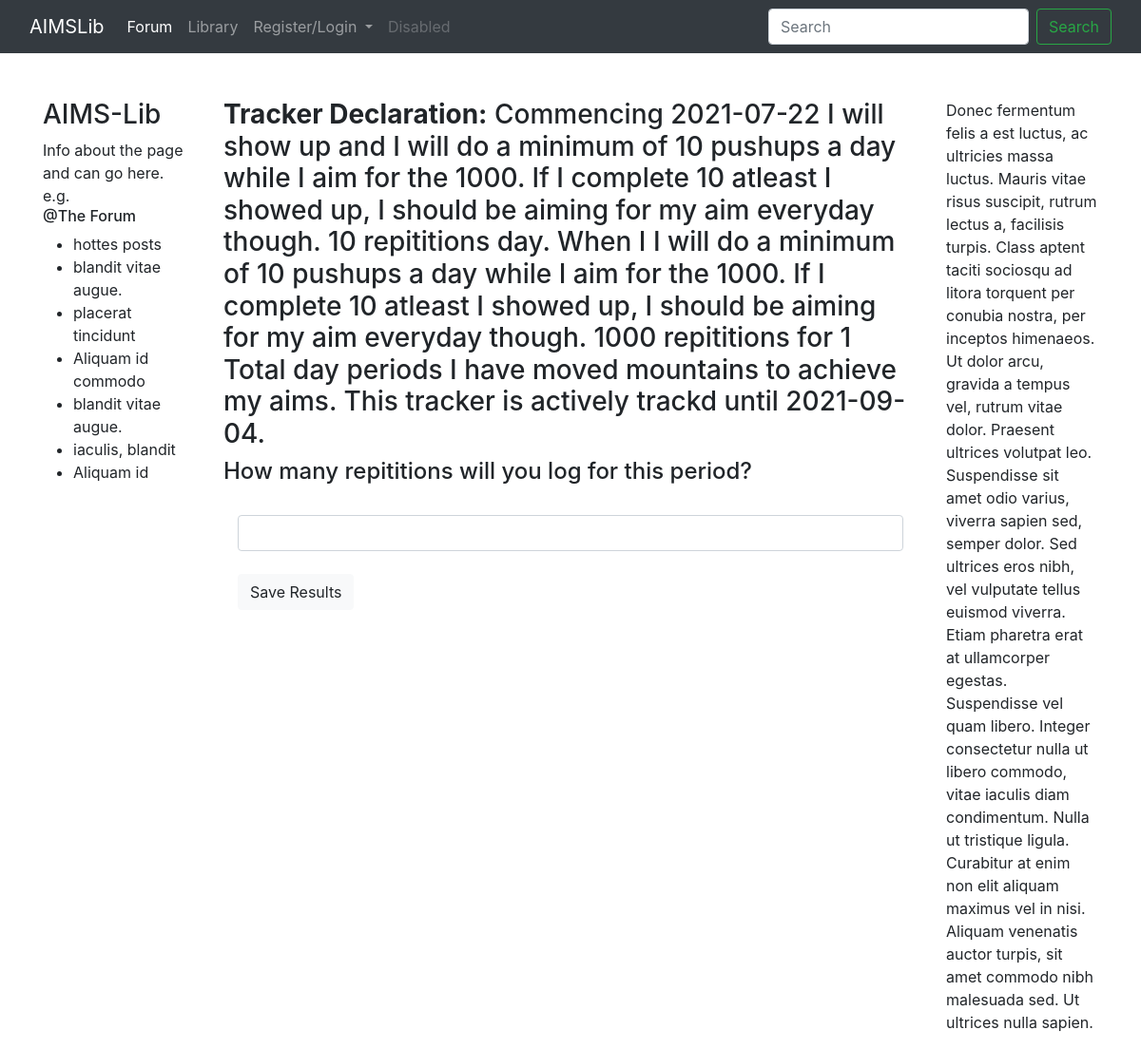
Before: /log_any_tracker/TrackerMinAim/1 with the older database file.
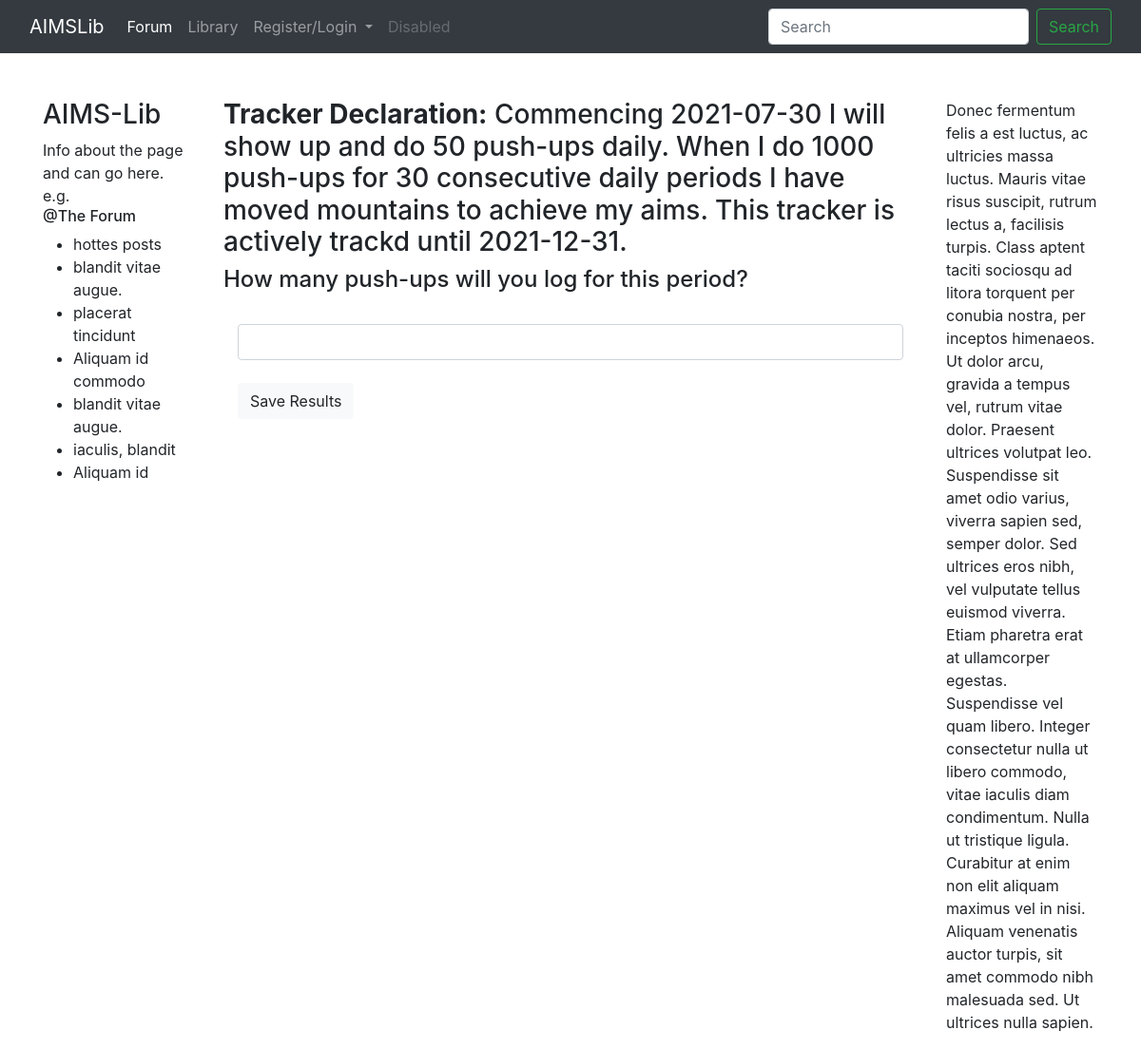
After: the same page with the newer database file.
### Development/models.py (models this page shows, shortened)
class TrackerMinAim(models.Model):
    METRIC_FREQ = (
            ('daily', 'daily'),
            ('weekly', 'weekly'),
            ('monthly', 'monthly'),
            ('yearly', 'yearly'),
    )
    COMP_CRITERIA = (('consecutive', 'consecutive'),
                    ('total', 'total'))
    TIMEOUT_FREQUENCY = (
                    ("double frequency","double frequency"),
                    ("weekly mondays","weekly mondays"),
                    ("weekly tuesdays","weekly tuesdays"),
                    ("weekly wednesdays","weekly wednesdays"),
                    ("weekly thursdays","weekly thursdays"),
                    ("weekly fridays","weekly fridays"),
                    ("weekly saturdays","weekly saturdays"),
                    ("weekly sundays","weekly sundays")
                        )
    WEEK_RESET_CHOICES = (
                    ("start date day", "The day of the week you start your tracker"),
                    ("members profile", "The day set on your user profile")
                    )
    DAY_RESET_CHOICES = (
                    ("midnight", "midnight"),
                    ("sleep setting", "your sleep setting")
                    )
    lever = models.ForeignKey(Lever,on_delete=models.CASCADE, related_name="tracker_min_aim" )
    metric_type = models.CharField(max_length=100) # A description of what the intgers mean. hours, #reps, #minutes #count
    metric_min = models.PositiveIntegerField()# The minimum amount accepted
    metric_aim = models.PositiveIntegerField() # The standard you are trying to hit each day: "8 hours"
    metric_description = models.TextField(blank=True, null=True) # Represents the amount of minutes I spent jogging today
    frequency = models.CharField(max_length=100,choices=METRIC_FREQ) # Choi
    frequency_quantity = models.PositiveIntegerField(default=1, validators=[MinValueValidator(1), MaxValueValidator(100)])
    start_date = models.DateField() # Auto adds today or user can set the first day to start on.
    end_date = models.DateField(blank=True, null=True) # If blank the Tracker runs forever.
    complete_criteria =  models.CharField(max_length=100, choices=COMP_CRITERIA)
    complete_value = models.PositiveIntegerField()
    has_prompt = models.BooleanField(default=True)
    has_timeout = models.BooleanField(default=True)
    has_public_logs = models.BooleanField(default=False)
    allows_multi_period_logs = models.BooleanField(default=True)
    week_reset_on = models.CharField(max_length=100, choices=WEEK_RESET_CHOICES, default="start date day")
    day_reset_on = models.CharField(max_length=100, choices=DAY_RESET_CHOICES, default="midnight")
    def get_tsentence(self):
        sentence_start = f"Commencing {self.start_date} I will show up and {self.metric_description} {self.metric_min} { self.metric_type} { self.frequency}."
        sentence_middle = f"When I {self.metric_description} {self.metric_aim} {self.metric_type} for {self.complete_value} { self.complete_criteria} {self.frequency} periods I have moved mountains to achieve my aims."
        if self.end_date:
            sentence_end = f"This tracker is actively trackd until { self.end_date }."
        else:
            sentence_end = ""
        return " ".join([sentence_start, sentence_middle, sentence_end])

### Development/views.py (the view, shortened to what this page needs)
# urls.py: path('log_any_tracker/<str:tracker_type>/<int:tracker_id>', LogAnyTracker.as_view(), name="log-any-tracker"),
class LogAnyTracker(View):
    template_name = "new_tracker_log.html"
    def get(self, request, tracker_type, tracker_id):
        context = {
                "tracker": eval(f"{tracker_type}").objects.get(id=self.kwargs['tracker_id']),
                "form": eval(f"{tracker_type}RecordsForm()")}
        return render(request, self.template_name, context)

### Development/forms.py
class TrackerMinAimRecordsForm(forms.ModelForm):
    class Meta:
        model = TrackerMinAimRecords
        fields = ("metric_quantity",)
        widgets = {
            'metric_quantity': forms.TextInput(attrs = {'class': 'form-control'}),
            }

### Development/templates/new_tracker_log.html (shortened to what this page needs)
{% extends 'base.html' %}
{% block content %}
<h3><strong>Tracker Declaration:</strong> {{ tracker.get_tsentence }}</h3>
<h4> How many {{ tracker.metric_type }} will you log for this {{ tracker.metric_frequency }} period? </h4>
<br/>
<div class="container">
  <div class="form-group">
    <form method="post">
      {{ form.metric_quantity }}
      <br/>
      <button class="btn btn-light">Save Results</button>
      </form>
  </div>
</div>
{% endblock %}

### website/templates/base.html (shortened to what this page needs)
<!doctype html>
<html lang="en">
  <head>
       <link href="https://cdn.jsdelivr.net/npm/bootstrap@5.0.2/dist/css/bootstrap.min.css" rel="stylesheet">
       <link rel="stylesheet" href="https://pro.fontawesome.com/releases/v5.10.0/css/all.css"/>
       <link href="https://maxcdn.bootstrapcdn.com/bootstrap/4.0.0/css/bootstrap.min.css" rel="stylesheet"/>
  </head>
  <body>
    <nav class="navbar navbar-expand-lg navbar-dark bg-dark">
      <div class="container-fluid">
        <a class="navbar-brand" href="{% url 'home' %}">AIMSLib</a>
        <div class="collapse navbar-collapse" id="navbarSupportedContent">
          <ul class="navbar-nav me-auto mb-2 mb-lg-0">
            <li class="nav-item">
              <a class="nav-link active" aria-current="page" href="{% url 'forum-home' %}">Forum</a>
            </li>
            <li class="nav-item">
              <a class="nav-link" href="#">Library</a>
            </li>
            {% if user.is_authenticated %}
            <li class="nav-item dropdown">
              <a class="nav-link dropdown-toggle" href="#" id="navbarDropdown" role="button" data-bs-toggle="dropdown" aria-expanded="false">
                {{ user.get_username }}
              </a>
              <ul class="dropdown-menu" aria-labelledby="navbarDropdown">
                <li><a class="dropdown-item" href="{% url 'member-profile' user.pk %}">My Profile</a></li>
                <li><a class="dropdown-item" href="{% url 'aims-dash' %}">Development</a></li>
                <li><a class="dropdown-item" href="{% url 'member-edit' %}">Account settings</a></li>
                <li><hr class="dropdown-divider"></li>
                <li><a class="dropdown-item" href="{% url 'logout' %}">Logout</a></li>
              </ul>
            </li>
            {% else %}
            <li class="nav-item dropdown">
              <a class="nav-link dropdown-toggle" href="#" id="navbarDropdown" role="button" data-bs-toggle="dropdown" aria-expanded="false">
                Register/Login
              </a>
            </li>
            {% endif %}
            <li class="nav-item">
              <a class="nav-link disabled" href="#" tabindex="-1" aria-disabled="true">Disabled</a>
            </li>
          </ul>
          <form class="d-flex">
            <input class="form-control me-2" type="search" placeholder="Search" aria-label="Search">
            <button class="btn btn-outline-success" type="submit">Search</button>
          </form>
        </div>
      </div>
    </nav>
    <div class="container">
      <div class="row">
        <div class="col-md-2 col-xs-12">
          <br/>
          <br/>
          {% block sectiontitle %}<h3>AIMS-Lib</h3>{% endblock %}
          {% block leftbar %}
          Info about the page and can go here. e.g.
          <h6> @The Forum</h6>
          <ul>
            <li>hottes posts</li>
            <li>blandit vitae augue.</li>
            <li>placerat tincidunt</li>
            <li>Aliquam id commodo</li>
            <li>blandit vitae augue.</li>
            <li>iaculis, blandit</li>
            <li>Aliquam id </li>
          </ul>
          {% endblock %}
        </div>
        <div class="col-md-8 col-xs-12">
          <br/>
          <br/>
          {% block content %}
          {% endblock %}
        </div>
        <div class="col-md-2 col-xs-12">
          <br/>
          <br/>
          {% block rightbar %}
          <p>Donec fermentum felis a est luctus, ac ultricies massa luctus. Mauris vitae risus suscipit, rutrum lectus a, facilisis turpis. Class aptent taciti sociosqu ad litora torquent per conubia nostra, per inceptos himenaeos. Ut dolor arcu, gravida a tempus vel, rutrum vitae dolor. Praesent ultrices volutpat leo. Suspendisse sit amet odio varius, viverra sapien sed, semper dolor. Sed ultrices eros nibh, vel vulputate tellus euismod viverra. Etiam pharetra erat at ullamcorper egestas. Suspendisse vel quam libero. Integer consectetur nulla ut libero commodo, vitae iaculis diam condimentum. Nulla ut tristique ligula. Curabitur at enim non elit aliquam maximus vel in nisi. Aliquam venenatis auctor turpis, sit amet commodo nibh malesuada sed. Ut ultrices nulla sapien.
          </p>
          {% endblock %}
        </div>
      </div>
    </div>
  </body>
</html>

Changed rows visible on the page:
changed TrackerMinAim: get_tsentence "Commencing 2021-07-22 I will show up and I will do a minimum of 10 pushups a day while I aim for the 1000. If I complete 10 atleast I showed up, I should be aiming for my aim everyday though. 10 repititions day. When I I will do a minimum of 10 pushups a day while I aim for the 1000. If I complete 10 atleast I showed up, I should be aiming for my aim everyday though. 1000 repititions for 1 Total day periods I have moved mountains to achieve my aims. This tracker is actively trackd until 2021-09-04." → "Commencing 2021-07-30 I will show up and do 50 push-ups daily. When I do 1000 push-ups for 30 consecutive daily periods I have moved mountains to achieve my aims. This tracker is actively trackd until 2021-12-31."; metric_type "repititions" → "push-ups"
